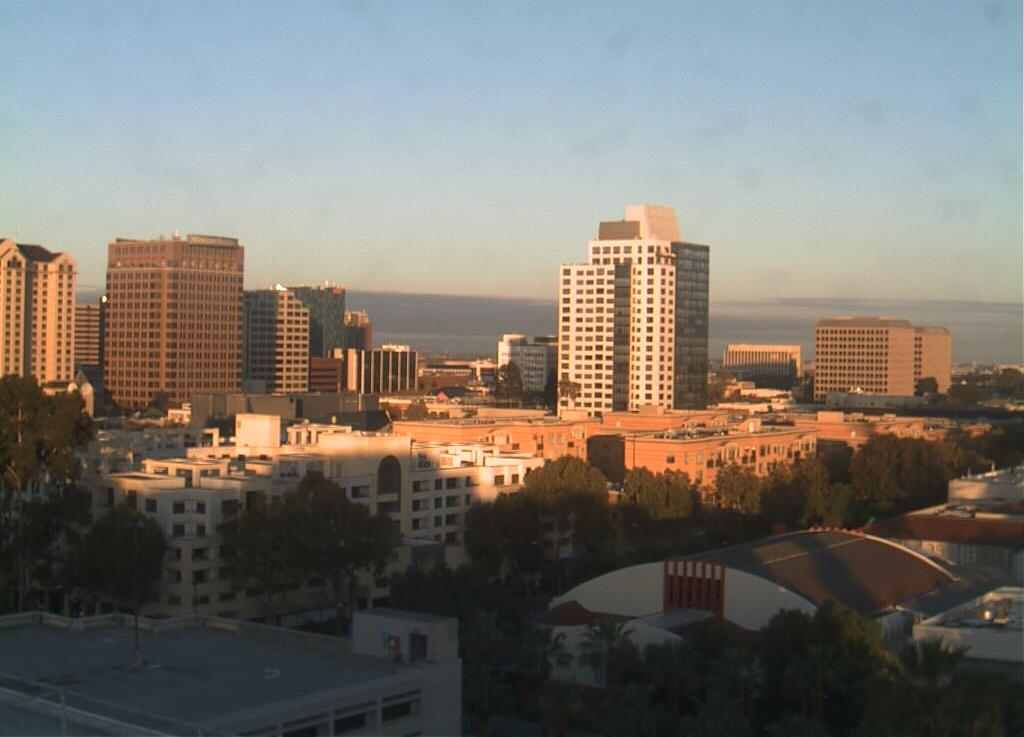
#> input picture images/day/20151101_145511.jpg, 1024 x 737 px; its folder holds 4 pictures in this run
$ python 'image classifier.py'
#> lines starting #> are read from the running program, lines starting #| are printed output that depends on the picture; pictures that were not available may be replaced by others from this repository, and a replacement may not be noted
import cv2
import numpy as np
import os
im_list_day = []
im_list_night = []
corr_day_count = 0
corr_night_count = 0
training_dir_day = "/home/bala/Real-Time-Day-Night-Classisfier/images/day"
training_dir_night = "/home/bala/Real-Time-Day-Night-Classisfier/images/night"
threshold = 100
for images in os.listdir(training_dir_day):
    im_list_day.append(images)
#> pass 2 of the loop `for images in os.listdir(training_dir_day):`:
#> pass 3 of the loop `for images in os.listdir(training_dir_day):`:
#> the loop made 4 passes; the first 3 are shown
for images in os.listdir(training_dir_night):
    im_list_night.append(images)
def categorize_image(img):
    hsv = cv2.cvtColor(img, cv2.COLOR_RGB2HSV)
    # Add up all the pixel values in the V channel from the parameters (H,S and V)
    brightness = np.sum(hsv[:,:,2])
    area = 500*500
    avg = brightness/area
    if(avg > threshold):
        return 1
    else:
        return 0
for i in range(len(im_list_day)):
    path = "images/day/"
    path = path + im_list_day[i]
    image = cv2.imread(path)
#> image is the input picture: shape (737, 1024, 3); mean B, G, R 109.5, 116.4, 120.9
    resized_image = cv2.resize(image,(500,500))
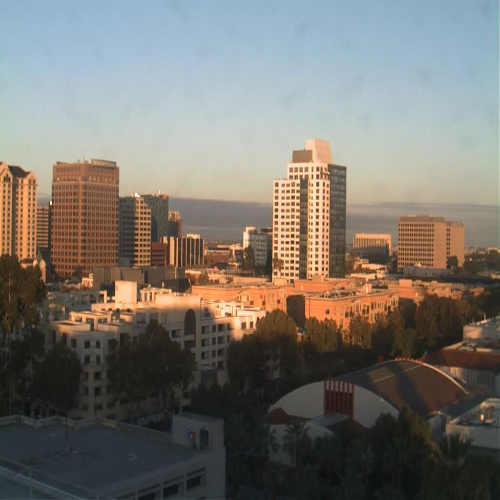
#> resized_image: shape (500, 500, 3); mean B, G, R 109.4, 116.3, 120.8
    category = categorize_image(resized_image)
#> in categorize_image, `hsv = cv2.cvtColor(img, cv2.COLOR_RGB2HSV)`: hsv: shape (500, 500, 3); mean H, S, V 66.3, 63.8, 132.1
#> in categorize_image, `brightness = np.sum(hsv[:,:,2])`: brightness = 33035930
#> in categorize_image, `avg = brightness/area`: avg = 132.1
#> category = 1
    if(category == 1):
       corr_day_count = corr_day_count + 1
#> pass 2 of the loop `for i in range(len(im_list_day)):`:
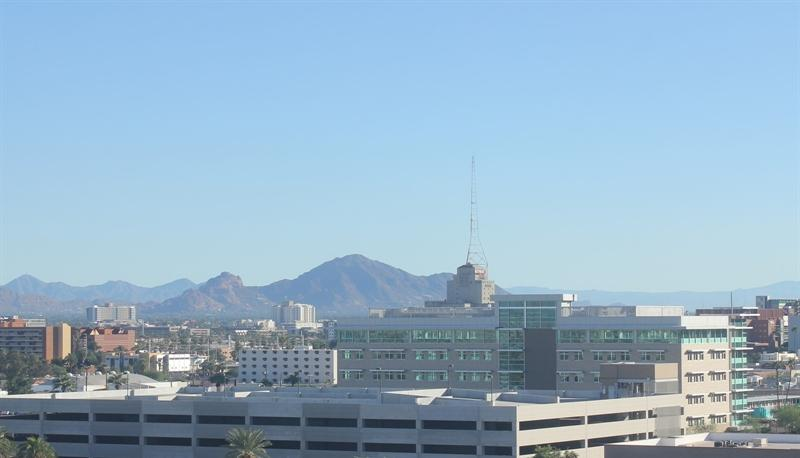
#> input picture images/day/20151101_155059.jpg, 800 x 458 px
#> image is the input picture: shape (458, 800, 3); mean B, G, R 198.8, 177.7, 148.8
#> `resized_image = cv2.resize(image,(500,500))`:
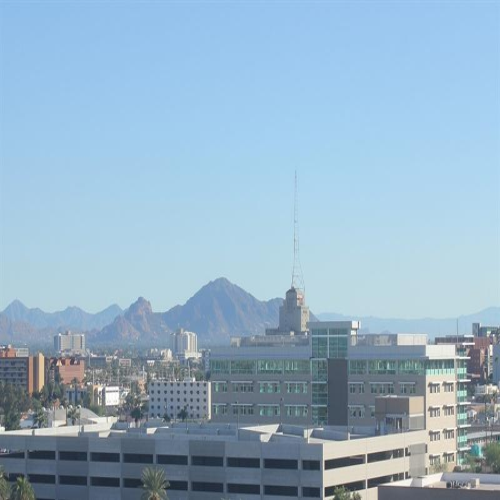
#> resized_image: shape (500, 500, 3); mean B, G, R 198.7, 177.7, 148.8
#> hsv: shape (500, 500, 3); mean H, S, V 24, 64.8, 199.8
#> pass 3 of the loop `for i in range(len(im_list_day)):`:
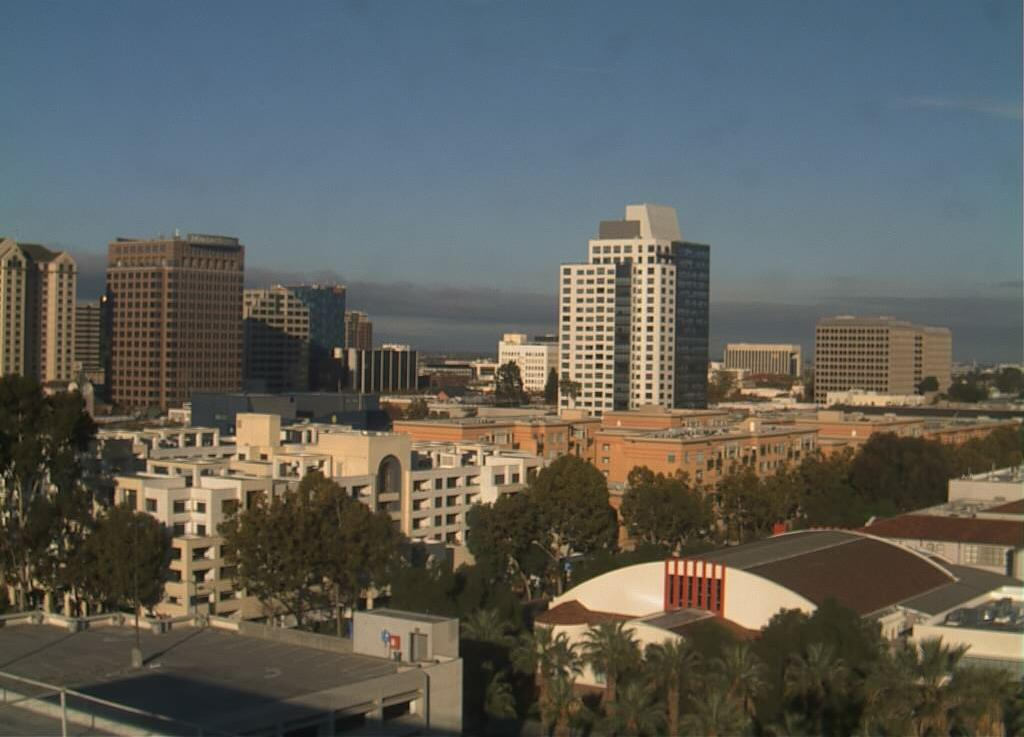
#> input picture images/day/20151101_155521.jpg, 1024 x 737 px
#> image is the input picture: shape (737, 1024, 3); mean B, G, R 90.1, 95.4, 94.5
#> `resized_image = cv2.resize(image,(500,500))`:
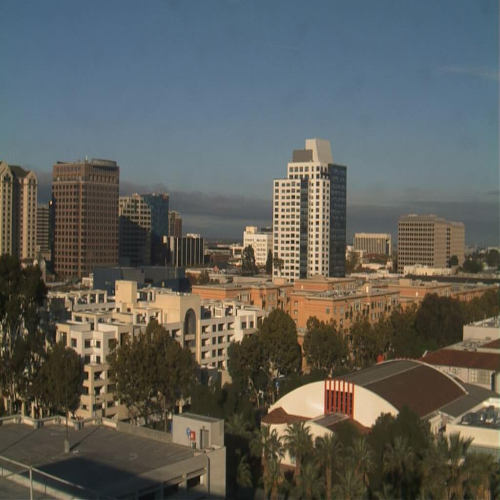
#> resized_image: shape (500, 500, 3); mean B, G, R 90, 95.3, 94.4
#> hsv: shape (500, 500, 3); mean H, S, V 65.5, 83, 109.9
#> the loop made 4 passes; the first 3 are shown
for i in range(len(im_list_night)):
    path = "images/night/"
#> path = 'images/night/'
    path = path + im_list_night[i]
#> path = 'images/night/20151101_145511.jpg'
    image = cv2.imread(path)
    resized_image = cv2.resize(image,(500,500))
    category = categorize_image(resized_image)
    if(category == 0):
       corr_night_count = corr_night_count + 1
total = corr_day_count+corr_night_count
accuracy = (total/240)*100
print("ACCURACY:",(round(accuracy,2)),"%")
